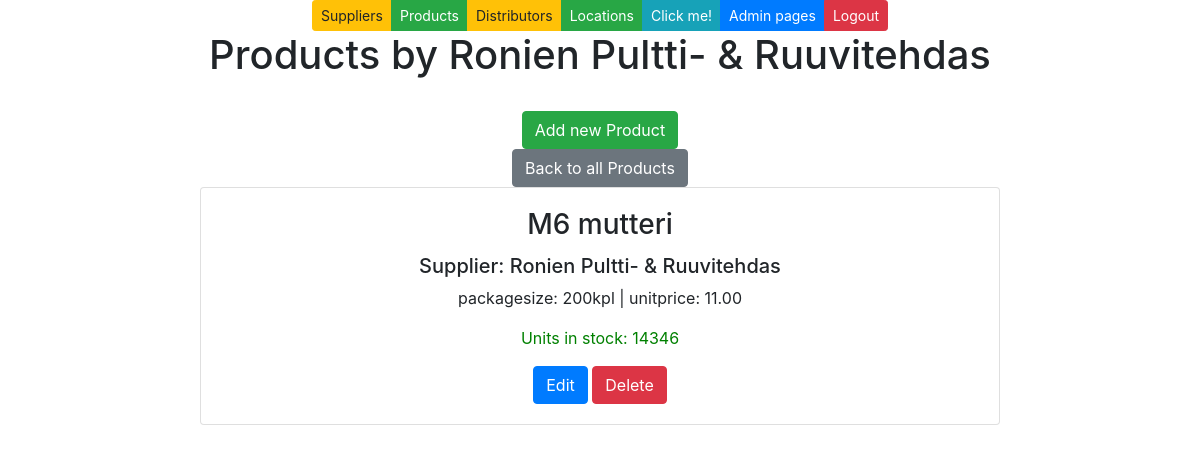
The app's page /products-by-supplier/2/ with its own data.
### app/models.py (models this page shows, shortened)
class Supplier(models.Model):
    companyname = models.CharField(max_length = 50, default="firma")
    contactname = models.CharField(max_length = 50, default="firma")
    address = models.CharField(max_length = 100, default="firma")
    phone = models.CharField(max_length = 20, default="firma")
    email = models.CharField(max_length = 50, default="firma")
    country = models.CharField(max_length = 50, default="firma")

class Product(models.Model):
    productname = models.CharField(max_length = 20, default = "laku")
    packagesize = models.CharField(max_length = 20, default = 3)
    unitprice = models.DecimalField(max_digits=8, decimal_places=2, default=1.00)
    unitsinstock = models.IntegerField(default = 3)
    supplier = models.ForeignKey(Supplier, on_delete=models.CASCADE)

### app/views.py (the view)
# urls.py: path('products-by-supplier/<int:id>/', productsfiltered),
def productsfiltered(request, id):
    productlist = Product.objects.all()
    supplierlist = Supplier.objects.all()
    supplier = Supplier.objects.get(id = id)
    filteredproducts = productlist.filter(supplier = id)
    context ={'products': filteredproducts, 'suppliers': supplierlist, "supplier" : supplier}
    return render (request,"filteredproductlist.html",context)

### app/templates/filteredproductlist.html (shortened to what this page needs)
{% extends 'index.html' %}
{% block content %}
<h1>Products by  {{supplier.companyname}}</h1>
<br />
<button id="add-btn" class="btn btn-success" onclick="showaddform()">Add new Product</button>
<br />
<a href="/products/" class="btn btn-secondary">Back to all Products</a>
<br />
{% for p in products %}
<div id="list">
    <div class="card" style="width: 50rem;">
        <div class="card-body">
            <h3 class="card-title">{{p.productname}} </h3>
            <h5 class="card-text">Supplier: {{p.supplier.companyname}}</h5>
            <p class="card-text">packagesize: {{p.packagesize}} | unitprice: {{p.unitprice}}</p>
            <p class="card-text" style="color: green;">Units in stock: {{p.unitsinstock}}</p>
            <a href="/edit-product-get/{{p.id}}/" class="btn btn-primary">Edit</a>
            <a href="/confirm-delete-product/{{p.id}}/" class="btn btn-danger">Delete</a>
        </div>
    </div>
    {% empty %}
    <h2>Ei mitään täällä!</h2>
</div>
{%endfor%}
{% endblock %}

### records on screen
Supplier: companyname "Ronien Pultti- & Ruuvitehdas"
Product: productname "M6 mutteri", supplier.companyname "Ronien Pultti- & Ruuvitehdas", packagesize "200kpl", unitprice "11.00", unitsinstock "14346"
